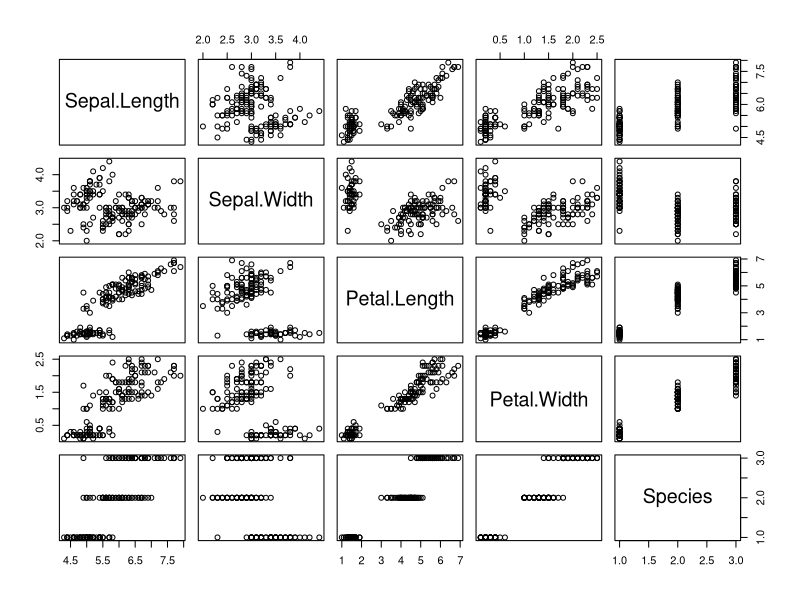
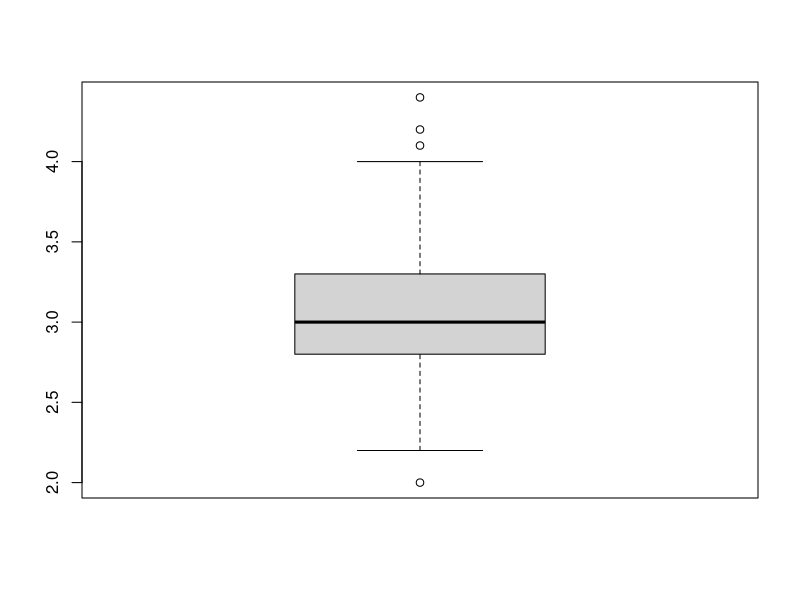
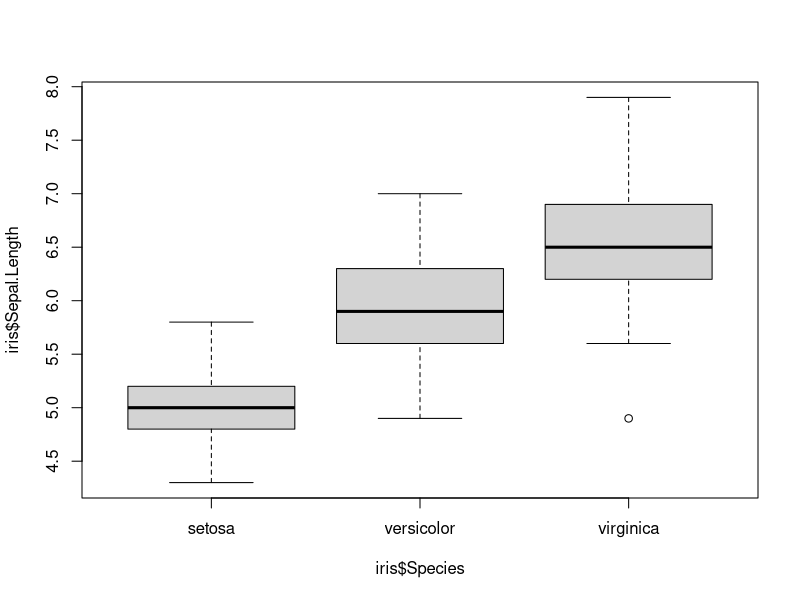
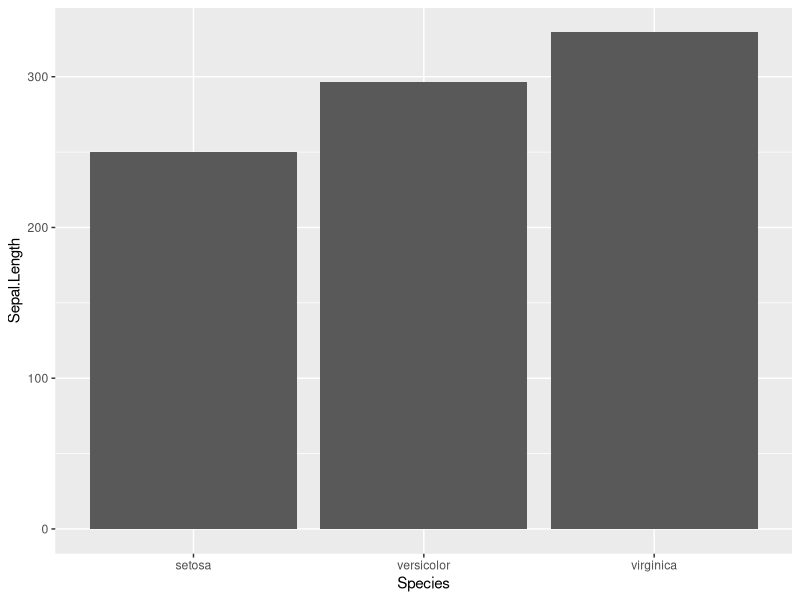
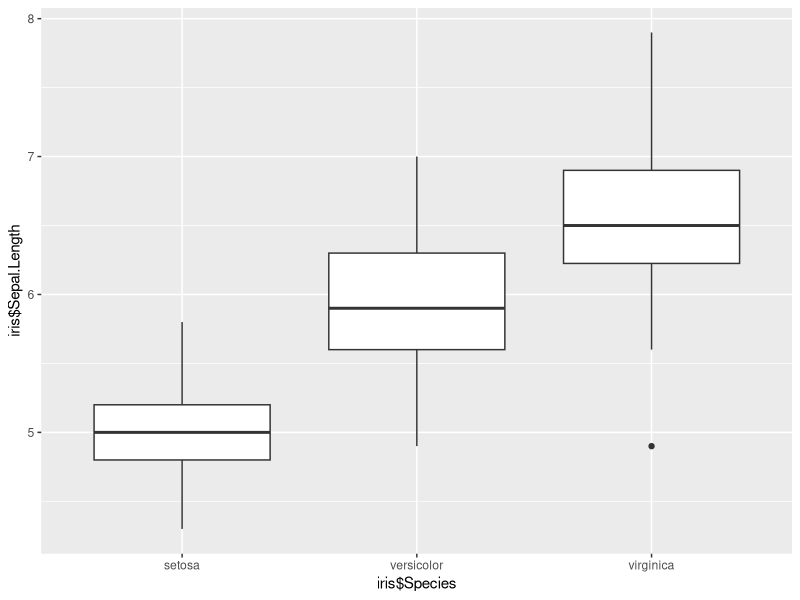
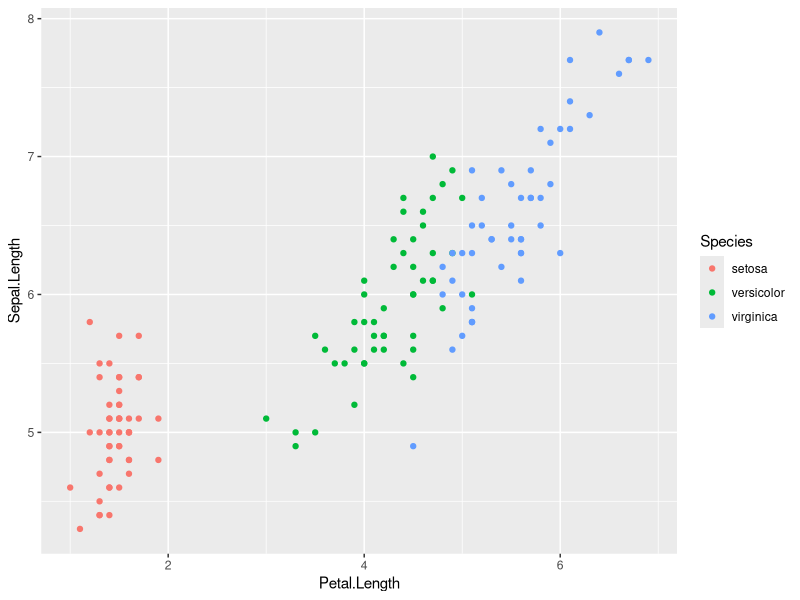
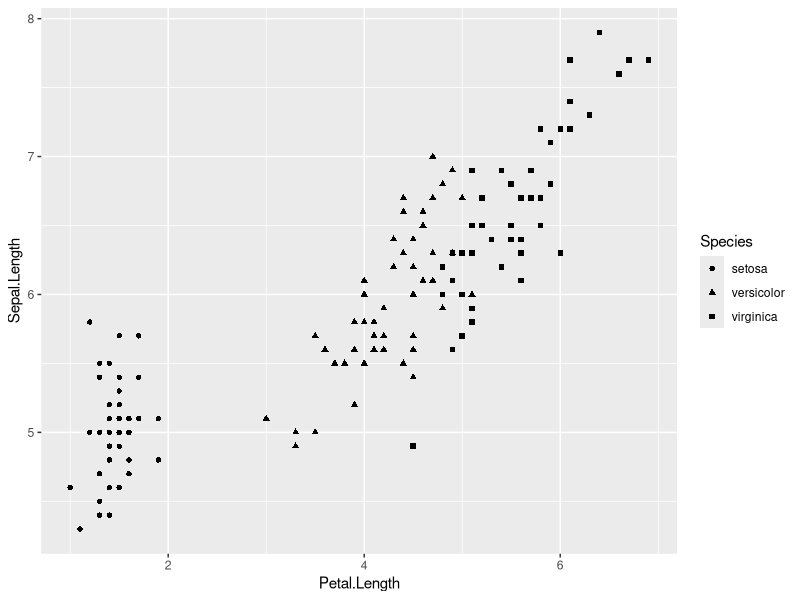
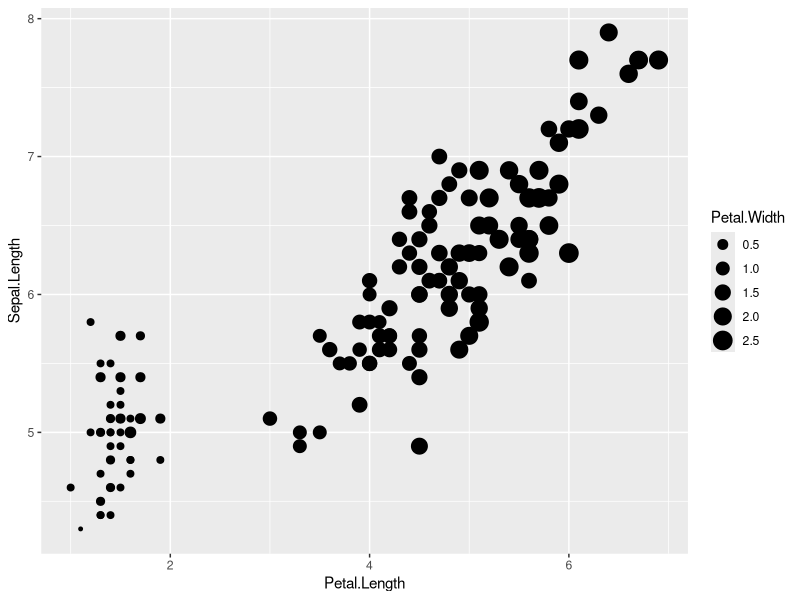

Write the R code that produced these figures, in order. (Note: this script raises an error after producing the figures.)
#to get working directory
getwd() 

#this is how you set a working directory
setwd()

#to create a folder
dir.create('data')#

#to create a folder in a folder
dir.create('data/raw_data')

#list the files and directories
list.files()

#class to find out the category of your variable
x <- 5
class(x) #numeric
x <- 'Hello World'
class (x) #character
x <- TRUE
class(x) #logical
x <- charToRaw('Hello World')
class(x) #raw
 x <- data.frame(matrix(1:6, nrow = 2, ncol = 3))
 class(x) #data.frame
 
 data("iris") #dataset from R
View(iris) #open the dataset
class(iris$Species) #shows class of Species in the table iris

plot(iris)
boxplot(data=iris, x=iris$Sepal.Width) #just one boxplot
boxplot(data=iris, iris$Sepal.Length~iris$Species) #all boxplots of sepal length for all species on their own


#Plotting - install the package 
install.packages("ggplot2")
library(ggplot2) #activate the package
#install serveral packages together
install.packages(c('readxl', 'plotly'))
install.packages("tidyverse")


#GGplot
#Define 1. data 2. mapping and 3. geometric

ggplot(data = iris, mapping = aes(x = Species, y = Sepal.Length)) + geom_col()

ggplot(data = iris, mapping = aes(x = iris$Species, y = iris$Sepal.Length)) + geom_boxplot()
#change the color
ggplot(iris, mapping = aes(Petal.Length, Sepal.Length, col = Species)) + geom_point()
#change the shape
ggplot(iris, mapping = aes(Petal.Length, Sepal.Length, shape = Species)) + geom_point()
#change the size
ggplot(iris, mapping = aes(Petal.Length, Sepal.Length, size = Petal.Width)) + geom_point()

#saving a plot
plot1 <- ggplot(iris, mapping = aes(Petal.Length, Sepal.Length, size = Petal.Width)) + geom_point()
#save as pdf
plot1 + ggsave('plot1.pdf',height = 6 , width = 8, units = 'in', dpi = 300)
#save as png
plot1 + ggsave('plot1.png',height = 6 , width = 8, units = 'in', dpi = 300)
#save as tiff (12.4 MB)
plot1 + ggsave('plot1.tiff',height = 6 , width = 8, units = 'in', dpi = 300)
#save as compressed tiff (128.2 KB)
plot1 + ggsave('plot2.tiff',height = 6 , width = 8, units = 'in', dpi = 300, compression = 'lzw')




































